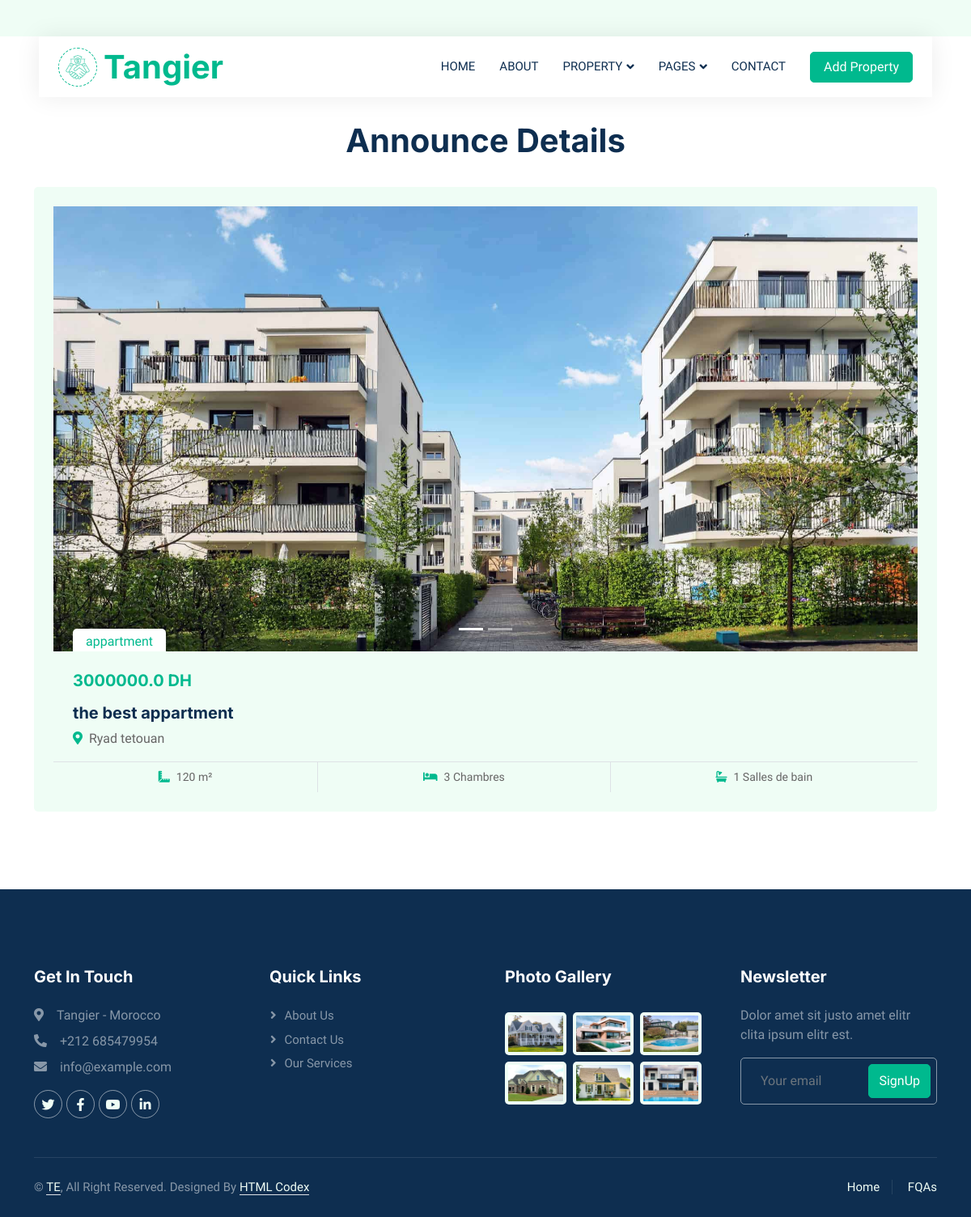
Screenshot of /annonce/6/ with the database file from the repository.
### listings/models.py (models this page shows, shortened)
class ListingImage(models.Model):
    listing = models.ForeignKey(Listings, related_name='images', on_delete=models.CASCADE)
    image = models.ImageField(upload_to='images/')

class Listings(models.Model):
    type_bien = models.CharField(max_length=150, default='app/villa...')
    Action_commerciale = models.CharField(max_length=150, default='vendre')
    Titre = models.CharField(max_length=150, default='title')
    Prix = models.FloatField()
    Surface = models.IntegerField()
    Adresse = models.CharField(max_length=150)
    Nombre_chambre = models.IntegerField()
    Nombre_salle_bain = models.IntegerField()

### listings/views.py (the view)
# urls.py: path('annonce/<int:id>/', views.annonce_detail, name='annonce_detail'),
def annonce_detail(request, id):
    annonce = get_object_or_404(Listings, id=id)
    return render(request, 'annonce_detail.html', {'annonce': annonce})

### templates/annonce_detail.html (shortened to what this page needs)
{% load static %}
<!DOCTYPE html>
<html lang="en">
<head>
    <link href="https://cdnjs.cloudflare.com/ajax/libs/font-awesome/5.10.0/css/all.min.css" rel="stylesheet">
    <link href="https://cdn.jsdelivr.net/npm/bootstrap-icons@1.4.1/font/bootstrap-icons.css" rel="stylesheet">
    <link href="{% static 'lib/animate/animate.min.css' %}" rel="stylesheet">
    <link href="{% static 'lib/owlcarousel/assets/owl.carousel.min.css' %}" rel="stylesheet">
    <link href="{% static 'css/bootstrap.min.css' %}" rel="stylesheet">
    <link href="{% static 'css/main.css' %}" rel="stylesheet">
</head>
<body>
    <div class="container-xxl bg-white p-0">
        {% include 'navebar.html' %}
        <h1 class="announce_details">Announce Details</h1>
        <div class="container-xxl py-5">
            <div class="container">
                <div class="row g-4">
                    <div class="col-12">
                        <div class="bg-light rounded p-4">
                            <div class="position-relative overflow-hidden">
                                {% if annonce.images.all %}
                                    <div id="carouselExampleIndicators" class="carousel slide" data-bs-ride="carousel">
                                        <div class="carousel-indicators">
                                            {% for image in annonce.images.all %}
                                                <button type="button" data-bs-target="#carouselExampleIndicators" data-bs-slide-to="{{ forloop.counter0 }}" class="{% if forloop.first %}active{% endif %}" aria-current="true" aria-label="Slide {{ forloop.counter }}"></button>
                                            {% endfor %}
                                        </div>
                                        <div class="carousel-inner">
                                            {% for image in annonce.images.all %}
                                                <div class="carousel-item {% if forloop.first %}active{% endif %}">
                                                    <img class="d-block w-100" src="{{ image.image.url }}" alt="{{ annonce.Titre }}">
                                                </div>
                                            {% endfor %}
                                        </div>
                                        <button class="carousel-control-prev" type="button" data-bs-target="#carouselExampleIndicators" data-bs-slide="prev">
                                            <span class="carousel-control-prev-icon" aria-hidden="true"></span>
                                        </button>
                                        <button class="carousel-control-next" type="button" data-bs-target="#carouselExampleIndicators" data-bs-slide="next">
                                            <span class="carousel-control-next-icon" aria-hidden="true"></span>
                                        </button>
                                    </div>
                                {% else %}
                                    <a href=""><img class="img-fluid" src="{% static 'images/image-placeholder.jpg' %}" alt="{{ annonce.Titre }}"></a>
                                {% endif %}
                                <div class="bg-white rounded-top text-primary position-absolute start-0 bottom-0 mx-4 pt-1 px-3">{{ annonce.type_bien }}</div>
                            </div>
                            <div class="p-4 pb-0">
                                <h5 class="text-primary mb-3">{{ annonce.Prix }} DH</h5>
                                <a class="d-block h5 mb-2" href="">{{ annonce.Titre }}</a>
                                <p><i class="fa fa-map-marker-alt text-primary me-2"></i>{{ annonce.Adresse }}</p>
                            </div>
                            <div class="d-flex border-top">
                                <small class="flex-fill text-center border-end py-2"><i class="fa fa-ruler-combined text-primary me-2"></i>{{ annonce.Surface }} m²</small>
                                <small class="flex-fill text-center border-end py-2"><i class="fa fa-bed text-primary me-2"></i>{{ annonce.Nombre_chambre }} Chambres</small>
                                <small class="flex-fill text-center py-2"><i class="fa fa-bath text-primary me-2"></i>{{ annonce.Nombre_salle_bain }} Salles de bain</small>
                            </div>
                        </div>
                    </div>
                </div>
            </div>
        </div>
        {% include 'footer.html' %}
    </div>
</body>
</html>

### real_estate/static/css/main.css (style rules this page uses)
:root { --primary: #00B98E; --secondary: #FF6922; --light: #EFFDF5; --dark: #0E2E50; }

### templates/annonce_detail.html (style rules this page uses)
h1.announce_details { text-align: center; margin-top: 30px; margin-bottom: -15px; }
.carousel-item img { width: 75%; height: auto; max-height: 550px; object-fit: cover; }

### rows the page displays
ListingImage: image (picture)
Listings: type_bien "appartment", Prix "3000000.0", Titre "the best appartment", Adresse "Ryad tetouan", Surface "120", Nombre_chambre "3", Nombre_salle_bain "1"
